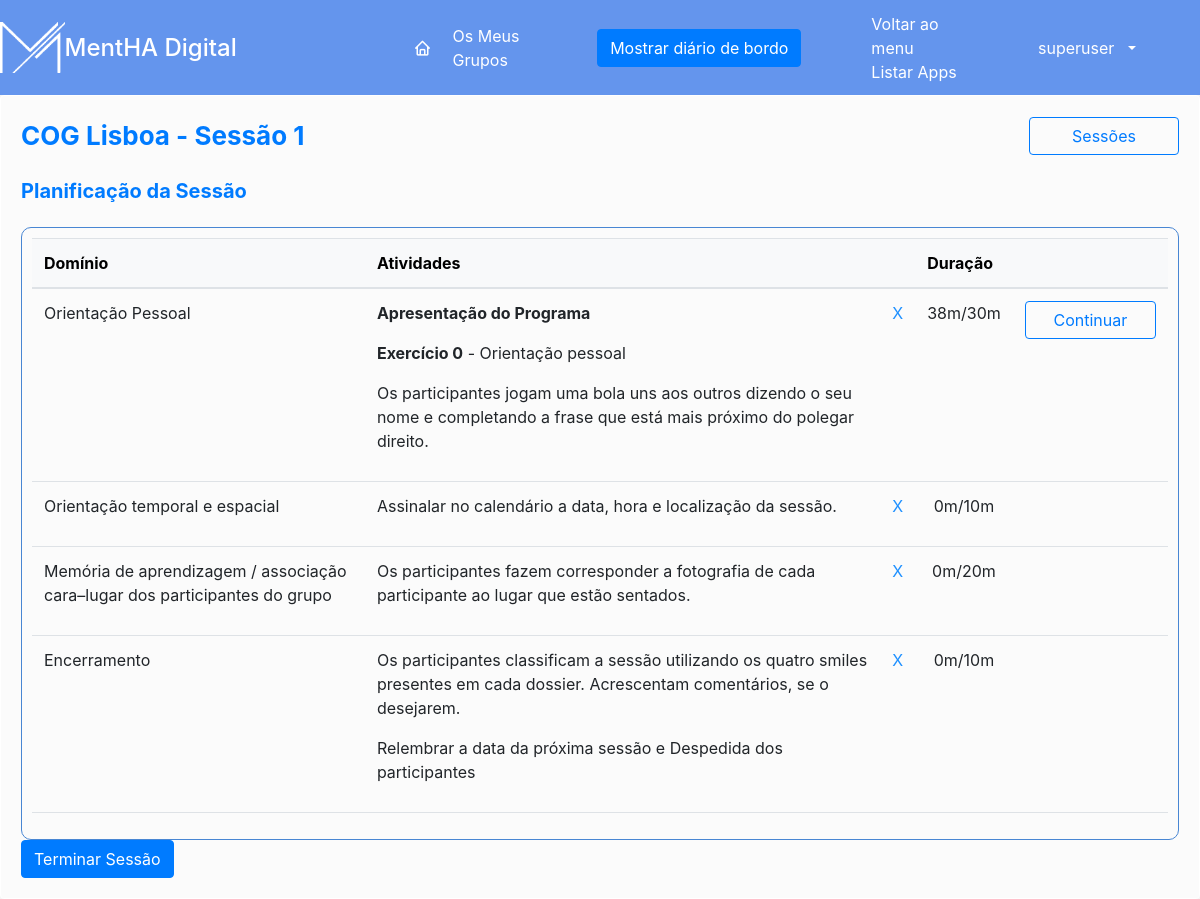
The page /diario/sessao/205/64 (signed in) on the database its author committed.
### diario/models.py (models this page shows, shortened)
class SessaoDoGrupo(models.Model):
    PRESENT = 'P'
    ONLINE = 'O'
    MISTO = 'M'
    REGIME = [
        (PRESENT, "Presencial"),
        (ONLINE, "Online"),
        (MISTO, "Misto")
    ]
    PORREALIZAR = 'PR'
    REALIZADO = 'R'
    ESTADO = [
        (PORREALIZAR, "Por realizar"),
        (REALIZADO, "Realizado"),
    ]
    grupo = models.ForeignKey(Grupo, on_delete=models.CASCADE, blank=True)
    regime = models.CharField(max_length=20, choices=REGIME, null=True, blank=True, default=PRESENT)
    estado = models.CharField(max_length=20, choices=ESTADO, null=True, blank=True, default=PORREALIZAR)
    data = models.DateTimeField(null=True)
    inicio = models.DateTimeField(null=True, blank=True)
    fim = models.DateTimeField(null=True, blank=True)
    concluido = models.BooleanField(default=False)
    sessao = models.ForeignKey(Sessao, on_delete=models.CASCADE, blank=True, null=True, related_name='sessoes')
    parte_ativa = models.ForeignKey(Parte_Exercicio, models.CASCADE, blank=True, null=True, related_name='sessoes')

class Grupo(models.Model):
    opEscolaridade = (
        ("0-4", "0-4"),
        ("5-9", "5-9"),
        ("10-12", "10-12"),
        ("12+", "12+")
    )
    opPrograma = (
        ("CARE", "CARE"),
        ("COG", "COG"),
    )
    nome = models.CharField(max_length=20)
    diagnostico = models.ForeignKey(Doenca, on_delete=models.CASCADE, null=True, blank=True)
    localizacao = models.CharField(max_length=20, default="", null=True, blank=True)
    escolaridade = models.CharField(max_length=20, choices=opEscolaridade, default="", blank=True, null=True)
    referenciacao = models.ForeignKey(Reference, on_delete=models.CASCADE, null=True, blank=True)
    nivelGDS = models.IntegerField(default=0)
    programa = models.CharField(max_length=20, choices=opPrograma, default="CARE", blank=True, null=True)
    def __str__(self):
        return f'{self.nome}'

class Sessao(models.Model):
    PRESENT = 'P'
    ONLINE = 'O'
    MISTO = 'M'
    REGIME = [
        (PRESENT, "Presencial"),
        (ONLINE, "Online"),
        (MISTO, "Misto")
    ]
    PORREALIZAR = 'PR'
    REALIZADO = 'R'
    ESTADO = [
        (PORREALIZAR, "Por realizar"),
        (REALIZADO, "Realizado"),
    ]
    opPrograma = (
        ("CARE", "CARE"),
        ("COG", "COG"),
    )
    nome = models.CharField(max_length=100, blank = True)
    numeroSessao = models.IntegerField(null=True, blank=True)
    tema = models.TextField(max_length=1000, null=True, blank=True)
    dinamizadores = models.CharField(max_length=1000, null=True, blank=True)
    componentes = models.CharField(max_length=1000, null=True, blank=True)
    instrumentoAvaliacao = models.TextField(max_length=1000, null=True, blank=True)
    programa = models.CharField(max_length=20, choices=opPrograma, default="CARE", blank=True, null=True)

class ParteGrupo(models.Model):
    sessaoGrupo = models.ForeignKey(SessaoDoGrupo, on_delete=models.CASCADE, blank=True, related_name='parteGrupos')
    parte = models.ForeignKey(Parte, on_delete=models.CASCADE, default = None, blank=True, null=True, related_name='partesGrupos')
    exercicio = models.ForeignKey(Exercicio, on_delete=models.CASCADE, default = None, blank=True, null = True, related_name='partesGrupos')
    inicio = models.DateTimeField(null=True, blank=True)
    fim = models.DateTimeField(null=True, blank=True)
    concluido = models.BooleanField(default=False)
    @property
    def duracao(self):
        if self.fim != None and self.inicio != None:
            return (self.fim - self.inicio).seconds
        elif self.fim == None and self.inicio != None:
            return (datetime.utcnow() - self.inicio).seconds
        else:
            return '-'
    @property
    def duracao_em_horas_minutos(self):
        if self.fim != None and self.inicio != None:
            seconds =  (self.fim - self.inicio).seconds
        elif self.fim == None and self.inicio != None:
            seconds = (datetime.utcnow() - self.inicio).seconds
        else:
            seconds =  0
        h = math.floor(seconds / 3600)
        m = math.floor(seconds % 3600 / 60)
        s = math.floor(seconds % 3600 % 60)
        hDisplay = ""
        if h > 0:
            hDisplay = str(h) + "h"
        mDisplay = "0m"
        if m > 0:
            mDisplay = str(m) + "m"
        return hDisplay + mDisplay

class Exercicio(models.Model):
    sessao = models.ManyToManyField(Sessao, default = None ,blank = True, related_name='exercicios')
    dominio = models.CharField(max_length=100, default = '')
    numero = models.IntegerField(default=0)
    duracao = models.CharField(max_length=10, null=True, blank=True)
    descricao = models.TextField(max_length=1000, null=True, blank=True)
    material = models.TextField(max_length=1000, null=True, blank=True)
    instrucao = models.TextField(max_length=2000, null=True, blank=True)
    instrucao_participante = models.TextField(max_length=2000, null=True, blank=True)
    partes_do_exercicio = models.ManyToManyField(Parte_Exercicio, blank = True, related_name='exercicios')

### diario/decorators.py (the view)
        def wrapper(request, *args, **kwargs):
            if request.user.groups.filter(name__in=groups).exists() or 'Todos' in groups:
                return function(request, *args, **kwargs)
            else:
                raise Http404

### diario/templates/diario/sessao.html (shortened to what this page needs)
{% extends 'diario/base.html' %}
{% load markdownify %}
{% load static %}
{% block head %}
    <link href="{% static 'diario/diario_de_bordo.css' %}" rel="stylesheet">
{% endblock %}
{% block menu %}
    <button onclick="mostraDiarioBordo()" class="btn btn-primary">
        Mostrar diário de bordo
    </button>
{% endblock %}
{% block main %}
{% load markdownify %}
<div class="card esquerda" style="width:100%; border-color:white;">
    <div class="card-body">
        <div id="exercicio" data-estado="{{estado}}">
            <div class="titulo">
                <p class="text-primary m-0 fw-bold">
                    {{sessaoGrupo.grupo}} - Sessão {{ sessaoGrupo.sessao.numeroSessao}}{% if sessaoGrupo.grupo.programa == "CARE"%}: {{ sessaoGrupo.sessao.nome }}{% endif %}
                </p>
                <div>
                    <form action="{% url 'diario:group_sessions' sessaoGrupo.grupo.id %}">
                        <button type="submit" class="btn btn-outline-primary" style="width: 150px">
                            Sessões
                        </button>
                    </form>
                </div>
            </div>
            <br>
            <h5 class="text-primary m-0 fw-bold">
                Planificação da Sessão </h5>
            <br>
            <div style=" border: 1px solid #4886d3; padding:10px;border-radius:10px; ">
                <table class="table table-hover ee">
                    <thead class="table-light">
                    <tr>
                        {% if sessaoGrupo.grupo.programa ==  'CARE' %}
                            <th scope="col">Fase</th>
                            <th scope="col">Objetivo</th>
                        {% elif sessaoGrupo.grupo.programa ==  'COG'%}
                            <th scope="col">Domínio</th>
                            <th scope="col">Atividades</th>
                        {% endif %}
                        <th></th>
                        <th scope="col">Duração</th>
                        <th scope="col"></th>
                    </tr>
                    </thead>
                    <tbody class="table-group-divider">
                    {% for parte_do_grupo in partesGrupo %}
                    <tr>
                        {% if sessaoGrupo.grupo.programa == "CARE" %}
                            <td>
                                {% if parte_do_grupo.parte.fase == 'I' %}
                                Inicial
                                {% endif %}
                                {% if parte_do_grupo.parte.fase == 'D' %}
                                Desenvolvimento
                                {% endif %}
                                {% if parte_do_grupo.parte.fase == 'F' %}
                                Final
                                {% endif %}
                            </td>
                            <td>
                                {{ parte_do_grupo.parte.objetivo }}
                            </td>
                        {% elif sessaoGrupo.grupo.programa == "COG" %}
                        <td>
                            {{ parte_do_grupo.exercicio.dominio }}
                        </td>
                        <td>
                            {{ parte_do_grupo.exercicio.descricao | markdownify}}
                        </td>
                        {% endif %}
                        <td style="color:dodgerblue">
                            {% if parte_do_grupo.concluido == True %}
                            ✔
                            {% else %}
                            X
                            {% endif %}
                        </td>
                        <td style="text-align:center">
                            {% if parte_do_grupo.duracao != None %}
                                {% if sessaoGrupo.grupo.programa == "CARE" %}
                                    {{ parte_do_grupo.duracao_em_horas_minutos }}/{{ parte_do_grupo.parte.duracao }}m
                                {% elif sessaoGrupo.grupo.programa == "COG"%}
                                {{ parte_do_grupo.duracao_em_horas_minutos }}/{{ parte_do_grupo.exercicio.duracao }}m
                                {% endif %}
                            {% endif %}
                        </td>
                        <td>
                            {% if parte_do_grupo.inicio == None and pode_iniciar %}
                                {% if parte_do_grupo.parte.id == proxima_parte or parte_do_grupo.exercicio.id == proxima_parte %}
                                    <button type="button" class="btn btn-outline-primary iniciar btn-sessao"
                                        {% if sessaoGrupo.grupo.programa == "CARE" %}
                                            data-parte="{{parte_do_grupo.parte.id}}/{{sessaoGrupo.id}}/iniciar/{{proxima_parte}}">
                                        {% elif sessaoGrupo.grupo.programa == "COG"%}
                                            data-parte="{{parte_do_grupo.exercicio.id}}/{{sessaoGrupo.id}}/iniciar/{{proxima_parte}}">
                                        {% endif %}
                                        Iniciar
                                    </button>
                                {% endif %}
                            {% elif  parte_do_grupo.inicio != None %}
                                {% if parte_do_grupo.parte.id == proxima_parte or parte_do_grupo.exercicio.id == proxima_parte %}
                                    <button type="button" class="btn btn-outline-primary continuar btn-sessao"
                                        {% if sessaoGrupo.grupo.programa == "CARE" %}
                                            data-parte="{{parte_do_grupo.parte.id}}/{{sessaoGrupo.id}}/continuar/{{proxima_parte}}">
                                        {% elif sessaoGrupo.grupo.programa == "COG" %}
                                            data-parte="{{parte_do_grupo.exercicio.id}}/{{sessaoGrupo.id}}/continuar/{{proxima_parte}}">
                                        {% endif %}
                                        Continuar
                                    </button>
                                {% endif %}
                            {% endif %}
                        </td>
                    </tr>
                    {% endfor %}
                    </tbody>
                </table>
            </div>
        </div>
        <div class="flex-buttons">
            <form action="{% url 'diario:finalizar_sessao' grupo.id sessaoGrupo.id %}" method="POST">
                <button class="btn btn-primary">Terminar Sessão</button>
            </form>
        </div>
    </div>
</div>
{% endblock %}

### diario/templates/diario/base.html (shortened to what this page needs)
<!DOCTYPE html>
{% load static %}
<html lang="pt">
<head>
    <link href="https://cdn.jsdelivr.net/npm/bootstrap@5.2.0/dist/css/bootstrap.min.css" rel="stylesheet"
>
    <link href='https://unpkg.com/boxicons@2.0.7/css/boxicons.min.css' rel='stylesheet'>
    <link rel="stylesheet" href="https://cdn.jsdelivr.net/npm/bootstrap@4.0.0/dist/css/bootstrap.min.css">
    <link href="{% static 'diario/style.css'%}?{% now 'U' %}" rel="stylesheet">
    {% block head %} {% endblock %}
</head>
<body id="layout">
    <div class="sidebar">
        <div class="logo-details">
            <img src="{% static 'diario/img/mentha-logo.png' %}" alt=""
                 style="width:20%;">
            <span class="logo_name">MentHA Digital</span>
        </div>
            <div class="nav-links max-left">
                <a href="{% url 'diario:dashboard_Care' %}" class="active">
                    <i class="bx bx-home"></i>
                    <span class="links_name">Os Meus Grupos</span>
                </a>
            </div>
            <div class="nav-links">
                {% block menu %}{% endblock %}
            </div>
      <div class="nav-links">
          <div onclick="listar_apps()">Voltar ao menu</div>
          <div id="listar-apps" >Listar Apps</div>
      </div>
            <div class="profile-details nav-links">
                    <a class="nav-link dropdown-toggle" href="#" role="button" data-bs-toggle="dropdown"
                    aria-expanded="false">
                        <span class="admin_name">{{ request.user }}</span>
                    </a>
            </div>
    </div>
    <div id="content">
        {% block main %}
        {% endblock main %}
    </div>
</body>
</html>

### diario/static/diario/style.css (style rules this page uses)
#layout { background-color: rgba(0, 0, 0, 0.04); }
.card { background-color: rgba(255, 255, 255, 0.65); }
.flex-buttons { display: flex; flex-direction: row; flex-wrap: nowrap; align-content: stretch; justify-content: space-between; align-items: flex-end; width: 100%; }
#content { display:flex; flex-direction: row; align-items: flex-start; justify-content: center; }
#layout { display: grid; grid-template-columns: 1fr; grid-template-rows: 95px 1fr; }
.sidebar { display: flex; flex-direction: row; height: 100%; background: cornflowerblue; transition: all 0.5s ease; align-items: center; gap: 35px; }
.nav-links { color: white; }
.sidebar .nav-links a { height: 100%; width: 100%; display: flex; align-items: center; text-decoration: none; transition: all 0.4s ease; }
.sidebar .nav-links i { min-width: 60px; text-align: center; font-size: 18px; }
.sidebar .logo-details { height: 80px; display: flex; align-items: center; }
.profile-details { display: flex; align-items: center; border-radius: 6px; height: 50px; min-width: 190px; padding: 0 15px 0 2px; }
.profile-details .admin_name { margin: 0 10px; white-space: nowrap; }
.sidebar a:link, .sidebar a:visited { color: white; background-color: transparent; text-decoration: none; }
.max-left { margin-left: auto; }
.sidebar .logo-details .logo_name { color: #fff; font-size: 24px; font-weight: 500; }
body { height: 100vh; }
.titulo { display: flex; flex-direction: row; justify-content: space-between; align-items: center; padding-right: calc(var(--bs-gutter-x) * .5); padding-left: calc(var(--bs-gutter-x) * .5); }
.btn-sessao { width:13ch; }
.titulo p { font-size: 26px }

### diario/static/diario/diario_de_bordo.css (style rules this page uses)
#diario-de-bordo #exercicio td, #exercicio th { text-align:left; }

### rows shown on the page
SessaoDoGrupo: grupo "COG Lisboa", sessao.numeroSessao "1"
ParteGrupo: exercicio.dominio "Orientação Pessoal", exercicio.descricao "Apresentação do Programa Exercício 0 - Orientação pessoal Os participantes jogam uma bola uns aos outros dizendo o seu nome e completando a frase que está mais próximo do polegar direito.", concluido "X", duracao_em_horas_minutos "38m", exercicio.duracao "30"
ParteGrupo: exercicio.dominio "Orientação temporal e espacial", exercicio.descricao "Assinalar no calendário a data, hora e localização da sessão.", concluido "X", duracao_em_horas_minutos "0m", exercicio.duracao "10"
ParteGrupo: exercicio.dominio "Memória de aprendizagem / associação cara–lugar dos participantes do grupo", exercicio.descricao "Os participantes fazem corresponder a fotografia de cada participante ao lugar que estão sentados.", concluido "X", duracao_em_horas_minutos "0m", exercicio.duracao "20"
ParteGrupo: exercicio.dominio "Encerramento", exercicio.descricao "Os participantes classificam a sessão utilizando os quatro smiles presentes em cada dossier. Acrescentam comentários, se o desejarem. Relembrar a data da próxima sessão e Despedida dos participantes", concluido "X", duracao_em_horas_minutos "0m", exercicio.duracao "10"

### other values the page prints
{{ request.user }} "superuser"
